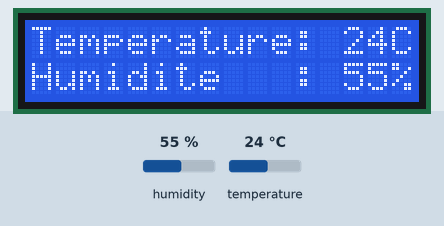
A sketch run on a simulated Arduino Uno, built with avr-gcc and run on an emulated ATmega328P. Parts: 16×2 character LCD. Inputs (shaded band) come from the test bench; at power-on: humidity 55 %, temperature 24 °C. What the sketch prints to the serial monitor is not drawn.

Above: at 1.2 s.
1.3 s: humidity set to 22 %
At 2.9 s:
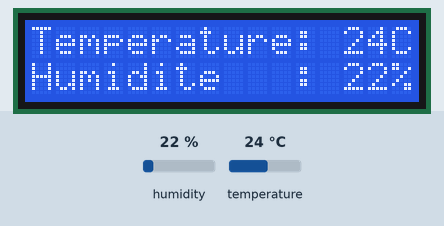
4.0 s: temperature set to 12 °C
At 5.4 s:
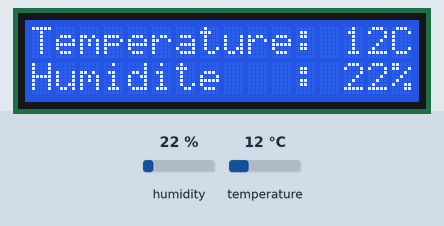
6.7 s: humidity set to 40 %
At 9.4 s:
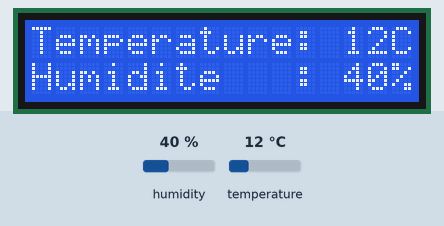
9.7 s: temperature set to 19 °C
At 10.8 s:
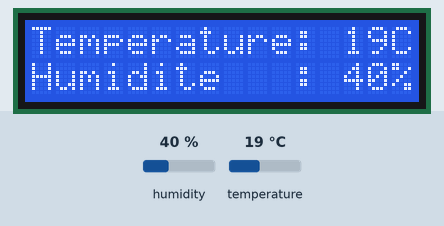
Timing chart, 0 to 12.7 s (numbered marks = the images above; inputs shaded):
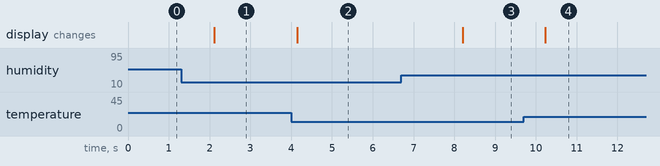

Measured:
- after the input at 1.3 s, the display: changes after 0.82 s (image 1)
- after the input at 4.0 s, the display: changes after 0.15 s (image 2)
- after the input at 6.7 s, the display: changes after 1.5 s (image 3)
- after the input at 9.7 s, the display: changes after 0.54 s (image 4)

The sketch:

dht11.ino
```cpp
//#include <DallasTemperature.h>

//#include <DHT.h>
#include <LiquidCrystal.h>
const int rs = 12, en = 11, d4 = 5, d5 = 4, d6 = 3, d7 = 2;
LiquidCrystal lcd(rs, en, d4, d5, d6, d7);
// ------------------------------------------------------------------
// for DHT11, ( Capteur Temperature + Humidité )
//      VCC: 5V or 3V
//      GND: GND
//      DATA: pinDHT11
#include <SimpleDHT.h>
int pinDHT11 = 13;
SimpleDHT11 dht11;
int err = SimpleDHTErrSuccess;
// =======================================================================
void setup() {
  Serial.begin(9600);
  // Initialisation de l'écran LCD
  lcd.begin(16, 2); // 16 colonnes et 2 lignes
}
// =======================================================================+
void loop() {
  // Affichage sur le terminal
  Serial.println("=================================");
  // Lecture de la température et de l'humidité ------------------
  byte temperature = 0;
  byte humidity = 0;
  if ((err = dht11.read(pinDHT11, &temperature, &humidity, NULL)) != SimpleDHTErrSuccess) {
    // Si on n'arrive pas à lire les données.
    Serial.print("Read DHT11 failed, err="); Serial.println(err); delay(1000);
    return;
  }
  Serial.print("Température : "); Serial.print((int)temperature); Serial.println(" °C");
  Serial.print("Humidité : ");    Serial.print((int)humidity); Serial.println(" %");
  // Ecran LCD --------------------------------------------------
  lcd.setCursor(0, 0);
  lcd.print("Temperature: "); lcd.print((int)temperature); lcd.print("C");
  lcd.setCursor(0, 1);
  lcd.print("Humidite   : ");    lcd.print((int)humidity);    lcd.print("%");
  delay(2000);
}
```
